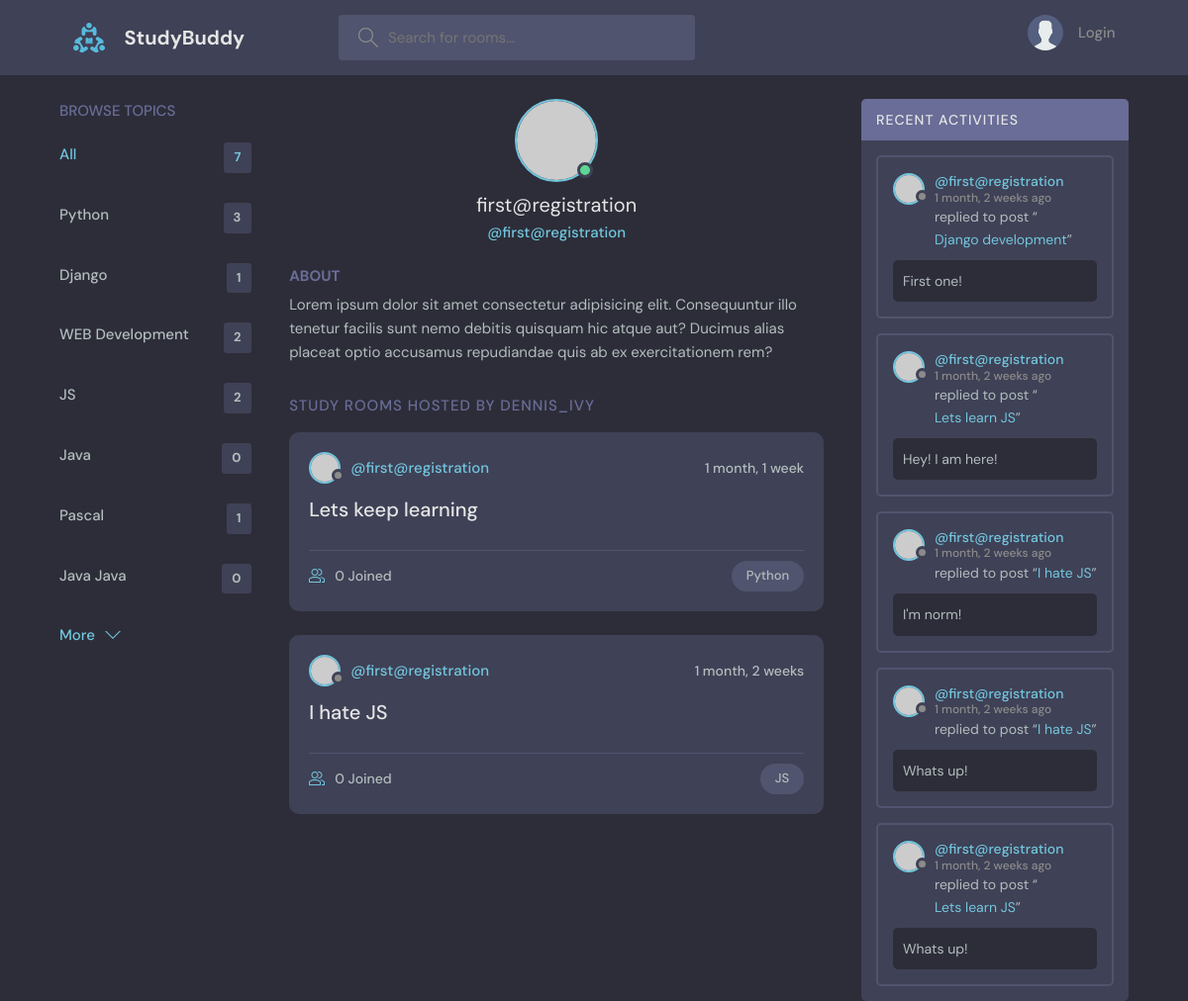
The page /profile/3 on the database its author committed.
### base/models.py (models this page shows, shortened)
class Topic(models.Model):
    name = models.CharField(max_length=254)

class Room(models.Model):
    host = models.ForeignKey(User, on_delete=models.SET_NULL, null=True)
    topic = models.ForeignKey(Topic, on_delete=models.SET_NULL, null=True)
    name = models.CharField(max_length=254,)
    description = models.TextField(null=True, blank=True)
    participants = models.ManyToManyField(User, related_name='participants', blank=True)
    updated = models.DateTimeField(auto_now=True)
    created = models.DateTimeField(auto_now_add=True)
    class Meta:
        ordering = ['-updated','-created']
    def __str__(self):
        return self.name

class Message(models.Model):
    user = models.ForeignKey(User, on_delete=models.CASCADE)
    room = models.ForeignKey(Room, on_delete=models.CASCADE)
    body = models.TextField()
    updated = models.DateTimeField(auto_now=True)
    created = models.DateTimeField(auto_now_add=True)
    class Meta:
        ordering = ['-updated','-created']

### base/views.py (the view)
# urls.py: path('profile/<str:pk>', views.userProfile, name="user-profile"),
def userProfile(request, pk):
    user = User.objects.get(id=pk)
    rooms = user.room_set.all()
    room_messages = user.message_set.all().order_by('-created')
    topics = Topic.objects.all()
    context = {
    'user':user,
    'rooms':rooms,
    'room_messages':room_messages,
    'topics':topics,
    }
    return render(request, 'base/profile.html', context)

### base/templates/base/profile.html (shortened to what this page needs)
{% extends 'main.html' %}
{% block content %}
  <main class="profile-page layout layout--3">
    <div class="container">
      {% include 'base/topics_component.html'%}
      <div class="roomList">
        <div class="profile">
          <div class="profile__avatar">
            <div class="avatar avatar--large active">
              <img src="https://randomuser.me/api/portraits/men/11.jpg" />
            </div>
          </div>
          <div class="profile__info">
            <h3>{{user.username}}</h3>
            <p>@{{user.username}}</p>
          </div>
          <div class="profile__about">
            <h3>About</h3>
            <p>
              Lorem ipsum dolor sit amet consectetur adipisicing elit. Consequuntur illo tenetur
              facilis sunt nemo debitis quisquam hic atque aut? Ducimus alias placeat optio
              accusamus repudiandae quis ab ex exercitationem rem?
            </p>
          </div>
        </div>
        <div class="roomList__header">
          <div>
            <h2>Study Rooms Hosted by dennis_ivy</a>
            </h2>
          </div>
        </div>
        {% include 'base/feed_component.html'%}
      </div>
      {% include 'base/activity_component.html'%}
    </div>
  </main>
{% endblock %}

### base/templates/base/topics_component.html
<div class="topics">
    <div class="topics__header">
      <h2>Browse Topics</h2>
    </div>
    <ul class="topics__list">
      <li>
        <a href="{% url 'home' %}" class="active">All <span>{{topics.count}}</span></a>
      </li>
      {% for topic in topics %}
      <li>
        <a href="{% url 'home' %}?q={{topic.name}}">{{topic.name}}<span>{{topic.room_set.all.count}}</span></a>
      </li>
      {% endfor %}
    </ul>
    <a class="btn btn--link" href="topics.html">
      More
      <svg version="1.1" xmlns="http://www.w3.org/2000/svg" width="32" height="32" viewBox="0 0 32 32">
        <title>chevron-down</title>
        <path d="M16 21l-13-13h-3l16 16 16-16h-3l-13 13z"></path>
      </svg>
    </a>
  </div>

### base/templates/base/feed_component.html (shortened to what this page needs)
{% for room in rooms %}
<div class="roomListRoom">
    <div class="roomListRoom__header">
      <a href="{% url 'user-profile' room.host.id %}" class="roomListRoom__author">
        <div class="avatar avatar--small">
          <img src="https://randomuser.me/api/portraits/women/11.jpg" />
        </div>
        <span>@{{room.host.username}}</span>
      </a>
      <div class="roomListRoom__actions">
        <span>{{room.created|timesince}}</span>
      </div>
    </div>
    <div class="roomListRoom__content">
      <a href="{% url 'room' room.id %}">{{room.name}}</a>
    </div>
    <div class="roomListRoom__meta">
      <a href="{% url 'room' room.id %}" class="roomListRoom__joined">
        {{room.participants.all.count}} Joined
      </a>
      <p class="roomListRoom__topic">{{room.topic.name}}</p>
    </div>
  </div>
{% endfor %}

### base/templates/base/activity_component.html (shortened to what this page needs)
<div class="activities">
    <div class="activities__header">
      <h2>Recent Activities</h2>
    </div>
    {% for message in room_messages %}
    <div class="activities__box">
      <div class="activities__boxHeader roomListRoom__header">
        <a href="{% url 'user-profile' message.user.id %}" class="roomListRoom__author">
          <div class="avatar avatar--small">
            <img src="https://randomuser.me/api/portraits/women/11.jpg" />
          </div>
          <p>@{{message.user}}
            <span>{{message.created|timesince}} ago</span>
          </p>
        </a>
      </div>
      <div class="activities__boxContent">
        <p>replied to post “<a href="{% url 'room' message.room.id %}">{{message.room}}</a>”</p>
        <div class="activities__boxRoomContent">
            {{message.body}}
        </div>
      </div>
    </div>
    {% endfor %}
  </div>

### rows shown on the page
Topic: name "Python", room_set.all.count "3"
Topic: name "Django", room_set.all.count "1"
Topic: name "WEB Development", room_set.all.count "2"
Topic: name "JS", room_set.all.count "2"
Topic: name "Java", room_set.all.count "0"
Topic: name "Pascal", room_set.all.count "1"
Topic: name "Java Java", room_set.all.count "0"
Room: host.username "first@registration", created "1 month, 1 week", name "Lets keep learning", participants.all.count "0", topic.name "Python"
Room: host.username "first@registration", created "1 month, 2 weeks", name "I hate JS", participants.all.count "0", topic.name "JS"
Message: user "first@registration", created "1 month, 2 weeks", room "Django development", body "First one!"
Message: user "first@registration", created "1 month, 2 weeks", room "Lets learn JS", body "Hey! I am here!"
Message: user "first@registration", created "1 month, 2 weeks", room "I hate JS", body "I'm norm!"
Message: user "first@registration", created "1 month, 2 weeks", room "I hate JS", body "Whats up!"
Message: user "first@registration", created "1 month, 2 weeks", room "Lets learn JS", body "Whats up!"

### other values the page prints
{{ topics.count }} "7"
{{ user.username }} "first@registration"
